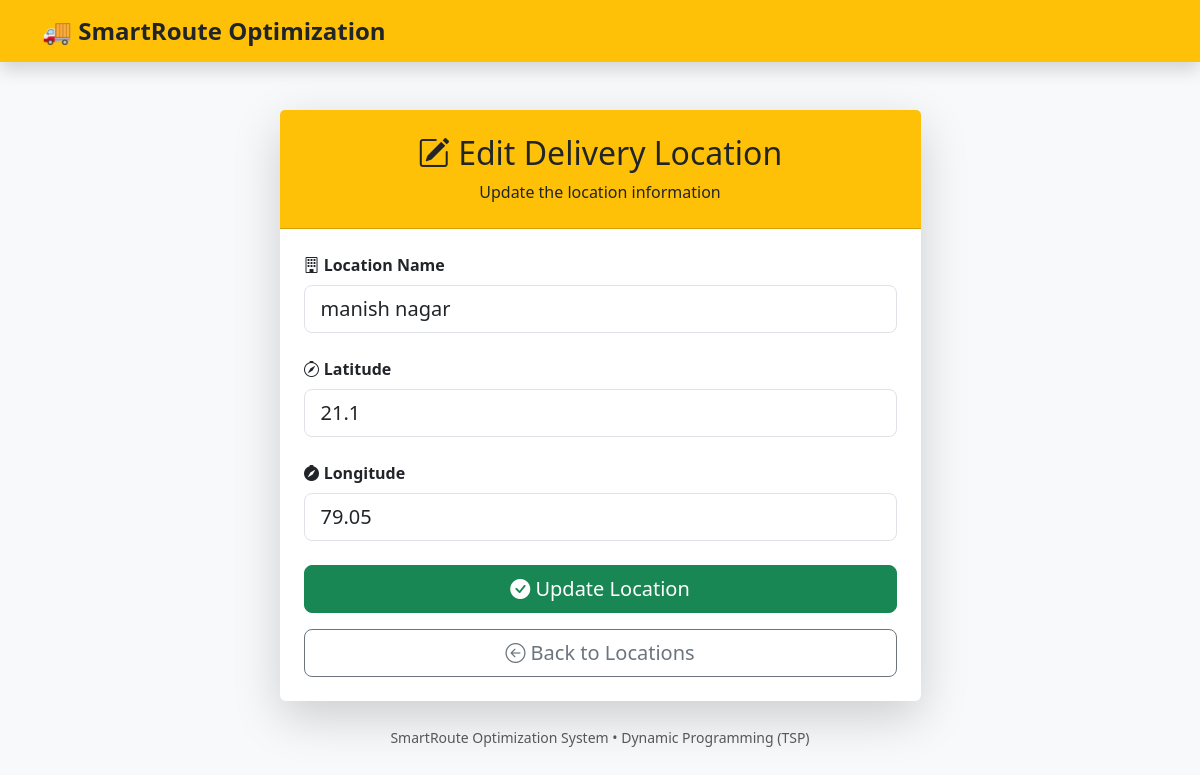
Page /edit-location/5 on the committed database.
### tables this page shows
CREATE TABLE locations(
            id INTEGER PRIMARY KEY AUTOINCREMENT,
            name TEXT NOT NULL,
            latitude REAL NOT NULL,
            longitude REAL NOT NULL
        );

### app.py (the view, shortened to what this page needs)
@app.route("/edit-location/<int:id>", methods=["GET", "POST"])
def edit_location(id):
    conn = sqlite3.connect("database/delivery.db")
    cursor = conn.cursor()
    cursor.execute("SELECT * FROM locations WHERE id=?", (id,))
    location = cursor.fetchone()
    conn.close()
    return render_template("edit_location.html", location=location)

### templates/edit_location.html (shortened to what this page needs)
<!DOCTYPE html>
<html lang="en">
<head>
    <link href="https://cdn.jsdelivr.net/npm/bootstrap@5.3.8/dist/css/bootstrap.min.css" rel="stylesheet">
    <link rel="stylesheet"
    href="https://cdn.jsdelivr.net/npm/bootstrap-icons@1.13.1/font/bootstrap-icons.min.css">
</head>
<body class="bg-light">
<nav class="navbar navbar-dark bg-warning shadow">
    <div class="container">
        <a href="/dashboard" class="navbar-brand fw-bold fs-4 text-dark">
            🚚 SmartRoute Optimization
        </a>
    </div>
</nav>
<div class="container mt-5">
    <div class="row justify-content-center">
        <div class="col-lg-7">
            <div class="card shadow-lg border-0">
                <div class="card-header bg-warning text-dark text-center py-4">
                    <h2>
                        <i class="bi bi-pencil-square"></i>
                        Edit Delivery Location
                    </h2>
                    <p class="mb-0">
                        Update the location information
                    </p>
                </div>
                <div class="card-body p-4">
                    <form method="POST">
                        <div class="mb-4">
                            <label class="form-label fw-bold">
                                <i class="bi bi-building"></i>
                                Location Name
                            </label>
                            <input
                                type="text"
                                class="form-control form-control-lg"
                                name="name"
                                value="{{ location[1] }}"
                                required>
                        </div>
                        <div class="mb-4">
                            <label class="form-label fw-bold">
                                <i class="bi bi-compass"></i>
                                Latitude
                            </label>
                            <input
                                type="number"
                                step="any"
                                class="form-control form-control-lg"
                                name="latitude"
                                value="{{ location[2] }}"
                                required>
                        </div>
                        <div class="mb-4">
                            <label class="form-label fw-bold">
                                <i class="bi bi-compass-fill"></i>
                                Longitude
                            </label>
                            <input
                                type="number"
                                step="any"
                                class="form-control form-control-lg"
                                name="longitude"
                                value="{{ location[3] }}"
                                required>
                        </div>
                        <div class="d-grid gap-3">
                            <button
                                type="submit"
                                class="btn btn-success btn-lg">
                                <i class="bi bi-check-circle-fill"></i>
                                Update Location
                            </button>
                            <a
                                href="/locations"
                                class="btn btn-outline-secondary btn-lg">
                                <i class="bi bi-arrow-left-circle"></i>
                                Back to Locations
                            </a>
                        </div>
                    </form>
                </div>
            </div>
            <div class="text-center mt-4 text-muted">
                <small>
                    SmartRoute Optimization System • Dynamic Programming (TSP)
                </small>
            </div>
        </div>
    </div>
</div>
</body>
</html>

### rows in the picture
locations: name "manish nagar", latitude "21.1", longitude "79.05"
